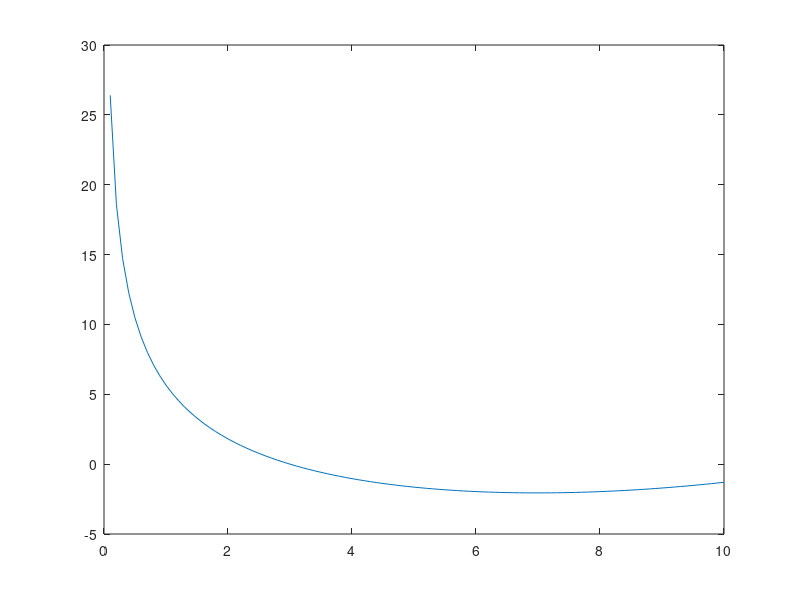
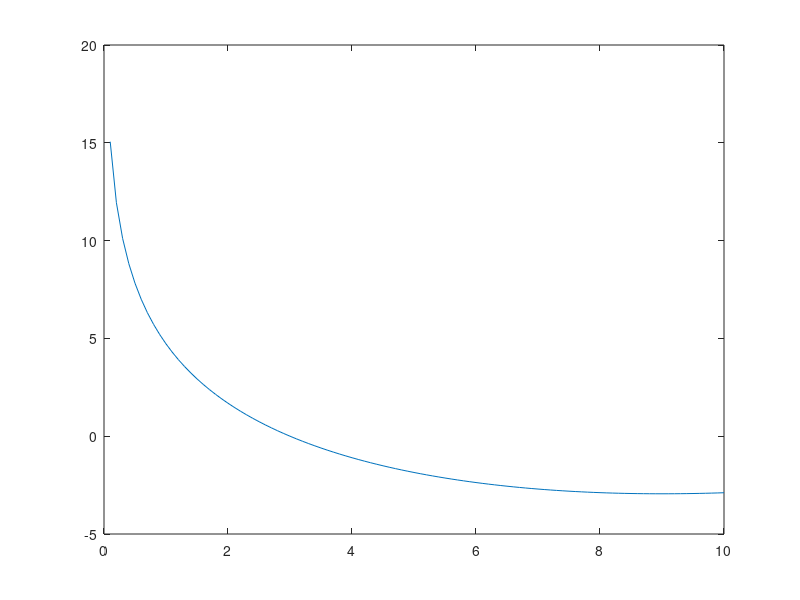
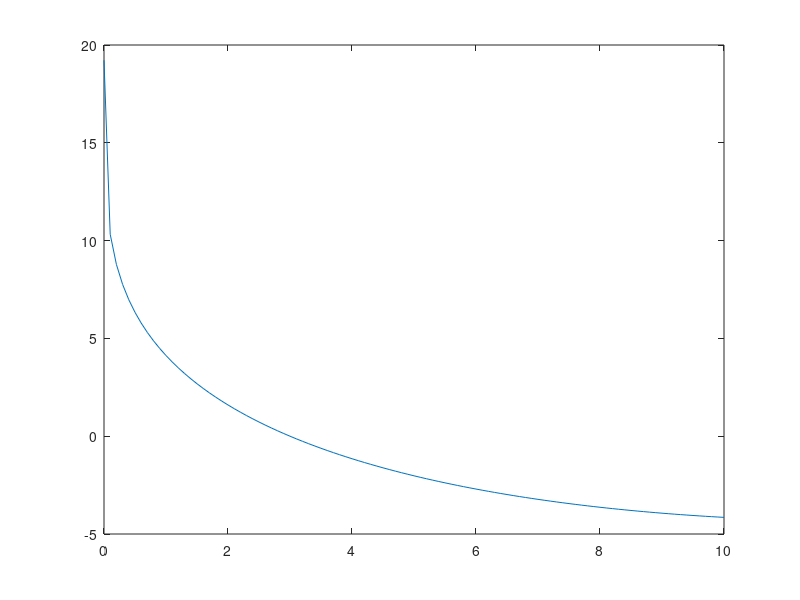

Reproduce these figures in MATLAB, in order.
function [] = dogvsrabbit()
%dog velocity < rabbit velocity

x=0:.1:10;
r=4;
d=3;
vd=10;
vr=13;
t1=(((vr/vd)*(sqrt(r^2+d^2)))+r)/(1-(vr^2/vd^2));
t2=((sqrt(r^2+d^2)-r)/(1+(vr/vd)))*(x/d).^(1+(vr/vd));
t3=((sqrt(r^2+d^2)+r)/(1-(vr/vd)))*(x/d).^(1-(vr/vd));

y=(.5*(t2-t3))+t1;
plot(x,y);

%dog velocity = rabbit velocity
vd=10;
vr=10;
t4=-((sqrt(r^2+d^2)+r)/2)*log(x./d);
t5=-((sqrt(r^2+d^2)-r)/4)*(1-(x.^2/d^2));
y=t4+t5;
figure,
plot(x,y);

%dog velocity > rabbit velocity
vd=13;
vr=10;
t1=(((vr/vd)*(sqrt(r^2+d^2)))+r)/(1-(vr^2/vd^2));
t2=((sqrt(r^2+d^2)-r)/(1+(vr/vd)))*(x/d).^(1+(vr/vd));
t3=((sqrt(r^2+d^2)+r)/(1-(vr/vd)))*(x/d).^(1-(vr/vd));

y=(.5*(t2-t3))+t1;
figure,
plot(x,y);




end

